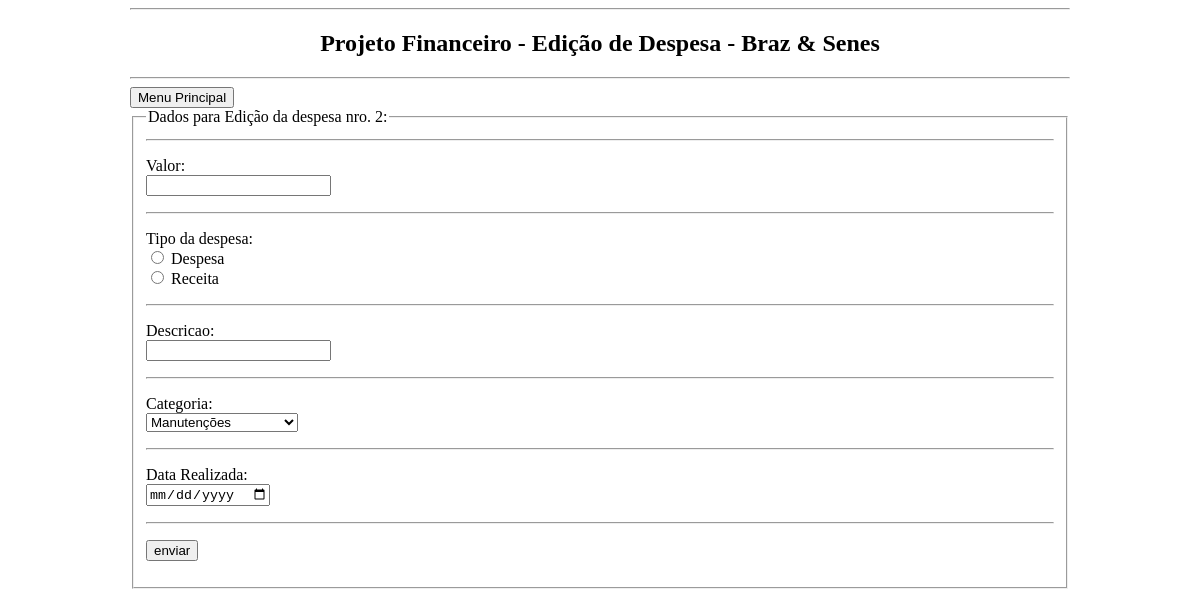
The page /edicaoDespesa.php?id=2&editar=editar on the database as committed earlier.
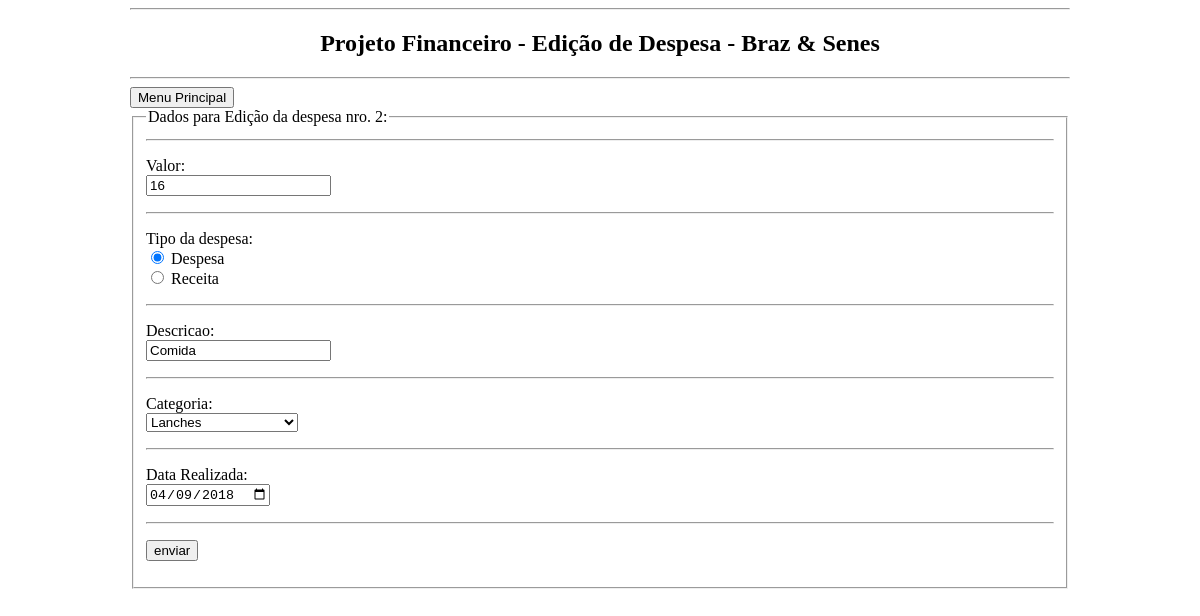
The same page on the database as committed later.
### tables this page shows
CREATE TABLE `lancamento` (
  `idLancamento` int(11) NOT NULL,
  `valor` double NOT NULL,
  `dataEfetuada` varchar(45) NOT NULL,
  `descricao` varchar(100) NOT NULL,
  `tipo` char(1) NOT NULL,
  `idCategoria_Lancamento` int(11) NOT NULL,
  `usuario_idUsuario` int(11) NOT NULL
);

### chamaCategoria.php (the view)
<?php
	include "conexao.php";
	$script = "SELECT * FROM categoria";
	$resultado = $conex -> prepare($script);
	$resultado -> execute();
	foreach($resultado as $x)
	{
		$idCategoria = $x['idCategoria'];
		$nomeCategoria = $x['nome'];
		if($id_categoria_edicao == $idCategoria)
		{
			echo "<option selected value='$idCategoria'>$nomeCategoria</option>";
		}
		else
		{
			echo "<option value='$idCategoria'>$nomeCategoria</option>";
		}
	}
?>

### edicaoDespesa.php (shortened to what this page needs)
<!DOCTYPE HTML>
<html lang="pt-br">
	<head>
		<link rel="stylesheet" type="text/css" href="stylesheet.css" />
		<?php
			include "conexao.php";
			$id_edicao = $_GET['id'];
			$sql = "SELECT * FROM lancamento WHERE idLancamento = '$id_edicao'";
			$contatos = $conex -> prepare($sql);
			$contatos -> execute();
			foreach($contatos as $bolacha)
			{
				$valor_edicao = $bolacha['valor'];
				$dataEfetuada_edicao = $bolacha['dataEfetuada'];
				$descricao_edicao = $bolacha['descricao'];
				$tipo_edicao = $bolacha['tipo'];
				$id_categoria_edicao = $bolacha['idCategoria_Lancamento'];
			}
			$charD = "D";
			$charR = "R";
		?>
	</head>
	<body>
		<header>
			<hr>
			<h2><center>Projeto Financeiro - Edição de Despesa - Braz & Senes</center></h2>
			<hr>
		</header>
		<a href="index.php">
			<input class="botaoTop" type="button" value="Menu Principal" name="index" align="center">
		</a>
		<div>
			<fieldset>
				<legend>
					Dados para Edição da despesa nro. <?php echo $id_edicao;?>:
				</legend>
				<hr>
				<form action="" method="POST">
					<p>
						Valor: <br>
						<input type="number" step=".01" name="valor_new" value="<?= $valor_edicao ?>" maxlength="200" autofocus required>
					</p>
					<hr>
					<p>
						Tipo da despesa:<br>
						<input type='radio' name='tipo_new' value='D' <?php if(strcmp(trim($tipo_edicao), $charD) == 0){echo "checked='checked'";}?> required> Despesa <br>
						<input type='radio' name='tipo_new' value='R' <?php if(strcmp(trim($tipo_edicao), $charR) == 0){echo "checked='checked'";}?> required> Receita <br>
					</p>
					<hr>
					<p>
						Descricao: <br>
						<input type="text" name="descricao_new" value="<?= $descricao_edicao ?>" maxlength="200" autofocus required>
					</p>
					<hr>
					<p>
						Categoria: <br>
						<select name='categoria_new'>
						<?php
							include "chamaCategoria.php";
						?>
					</select>
					</p>
					<hr>
					<p>
						Data Realizada: <br>
						<input type="date" name="dataEfetuada_new" value="<?= $dataEfetuada_edicao ?>" maxlength="200" autofocus required>
					</p>
					<hr>
					<p>
						<input type="submit" value="enviar" name="enviar">
					</p>
			</fieldset>
		</div>
	</body>
</html>

Rows that differ between the two databases and show on the page:
added lancamento: valor_new "16", tipo "☑", descricao_new "Comida", dataEfetuada_new "04/09/2018"
Other text that changed with them:
form field categoria_new: "Manutenções" → "Lanches"
form field tipo_new: "☐" → (not shown)
